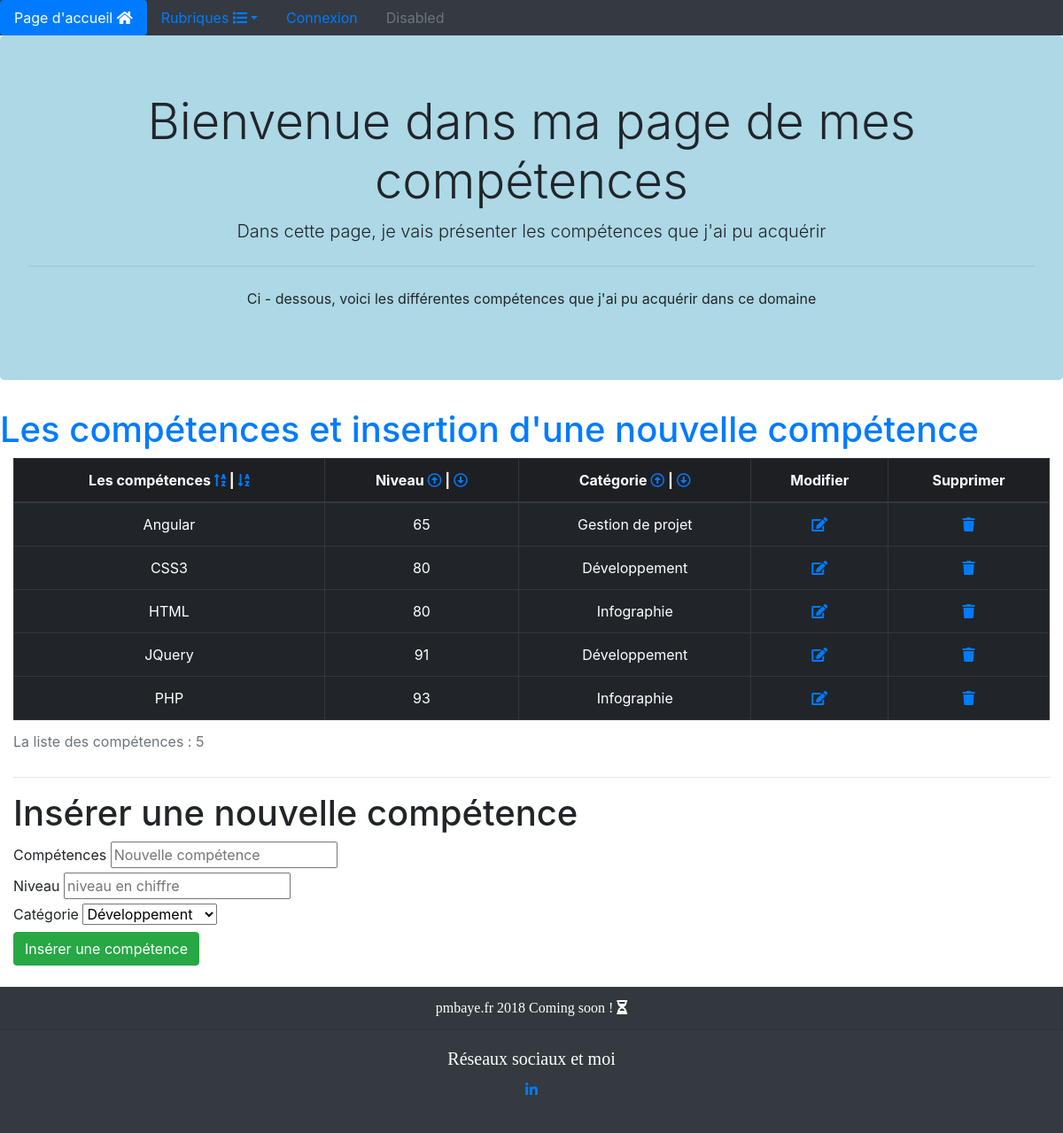
Page /admin/competences.php?column=competence&order=asc on the committed database.
### tables this page shows
CREATE TABLE `t_competences` (
  `id_competence` int(3) NOT NULL,
  `competence` varchar(150) NOT NULL,
  `niveau` int(3) NOT NULL,
  `categorie` enum('Développement','Gestion de projet','Infographie','') NOT NULL,
  `id_utilisateur` int(3) NOT NULL
);

### admin/competences.php (the view, shortened to what this page needs)
<?php require 'connexion.php';
$order = '';
if(isset($_GET['order']) && isset($_GET['column'])){
	if($_GET['column'] == 'competence'){
		$order = ' ORDER BY competence';
	}
	elseif($_GET['column'] == 'niveau'){
		$order = ' ORDER BY niveau';
	}
	elseif($_GET['column'] == 'categorie'){
		$order = ' ORDER BY categorie';
    }
    if($_GET['order'] == 'asc'){
		$order.= ' ASC';
	}
	elseif($_GET['order'] == 'desc'){
		$order.= ' DESC';
	}
}
?>
<!DOCTYPE html>
<html lang="fr">
<head>
    <link rel="stylesheet" href="https://stackpath.bootstrapcdn.com/bootstrap/4.1.3/css/bootstrap.min.css">
    <link rel="stylesheet" href="https://use.fontawesome.com/releases/v5.3.1/css/all.css">
    <link rel="stylesheet" href="css/style.css">
</head>
<body>
     <?php require 'inc/navigation.php'; ?>
      <div class="jumbotron">
        <h1 class="display-4">Bienvenue dans ma page de mes compétences</h1>
        <p class="lead">Dans cette page, je vais présenter les compétences que j'ai pu acquérir</p>
        <hr class="my-4">
        <p>Ci - dessous, voici les différentes compétences que j'ai pu acquérir dans ce domaine</p>
    </div>
<h1 class="text-primary">Les compétences et insertion d'une nouvelle compétence</h1>
    <?php
        $sql = $pdoCV -> prepare("SELECT * FROM t_competences" . $order);
        $sql -> execute();
        $nbr_competences = $sql -> rowCount();
    ?>
   <div class="container-fluid">
        <div class="voir">
            <table border="1" class="table table-dark">
            <caption>La liste des compétences : <?php echo $nbr_competences; ?></caption>
                <thead>
                    <tr class="table-active">
                        <th>Les compétences<a href="competences.php?column=competence&order=asc"> <i class="fas fa-sort-alpha-up"></i></a> | <a href="competences.php?column=competence&order=desc"><i class="fas fa-sort-alpha-down"></i></a></th>
                        <th>Niveau<a href="competences.php?column=niveau&order=asc"> <i class="far fa-arrow-alt-circle-up"></i></a> | <a href="competences.php?column=niveau&order=desc"><i class="far fa-arrow-alt-circle-down"></i></a></th>
                        <th>Catégorie<a href="competences.php?column=categorie&order=asc"> <i class="far fa-arrow-alt-circle-up"></i></a> | <a href="competences.php?column=categorie&order=desc"><i class="far fa-arrow-alt-circle-down"></i></a></th>
                        <th>Modifier</th>
                        <th>Supprimer</th>
                    </tr>
                </thead>
                <tbody>
                <?php  while($ligne_competence = $sql -> fetch())
                    {
                ?>
                    <tr>
                        <td><?php echo $ligne_competence['competence']; ?></td>
                        <td><?php echo $ligne_competence['niveau']; ?></td>
                        <td><?php echo $ligne_competence['categorie']; ?></td>
                        <td><a href="modif_competence.php?id_competence=<?php echo $ligne_competence['id_competence']; ?> " ><i class="fas fa-edit"></i></a></td>
                        <td><a href="competences.php?id_competence=<?php echo $ligne_competence['id_competence']; ?> " ><i class="fas fa-trash"></i></a></td>
                    </tr>
                    <?php
                        }
                    ?>
                </tbody>
            </table>
        </div>
        <hr>
        <h1>Insérer une nouvelle compétence</h1>
        <form action="competences.php" method="post">
           <div class="#">
                <label for="competence">Compétences</label>
                <input type="text" name="competence" placeholder="Nouvelle compétence" required>
           </div>
           <div class="#">
                <label for="niveau">Niveau</label>
                <input type="text" name="niveau" placeholder="niveau en chiffre" required>
           </div>
           <div class="#">
                <label for="categorie">Catégorie</label>
                <select name="categorie">
                    <option value=Développement>Développement</option>
                </select>
           </div>
            <div class="">
                <button class="btn btn-success" type="submit">Insérer une compétence</button>
            </div>
        </form>
   </div>
<?php require 'inc/footer.php'; ?>

### admin/css/style.css (style rules this page uses)
.jumbotron { background: lightblue; text-align: center; }
.table { text-align: center; }

### rows in the picture
t_competences: competence "Angular", niveau "65", categorie "Gestion de projet"
t_competences: competence "CSS3", niveau "80", categorie "Développement"
t_competences: competence "HTML", niveau "80", categorie "Infographie"
t_competences: competence "JQuery", niveau "91", categorie "Développement"
t_competences: competence "PHP", niveau "93", categorie "Infographie"

### other values in the picture
$nbr_competences "5"
